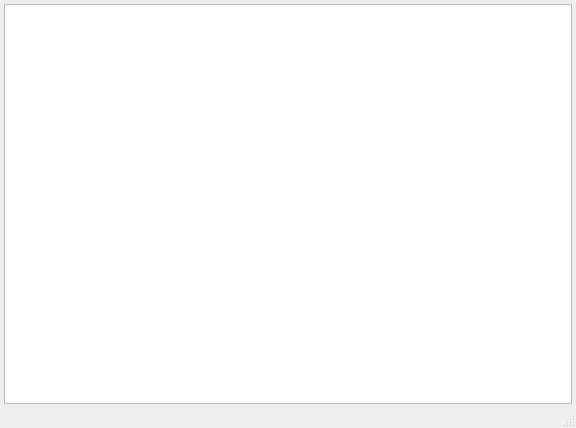
<?xml version="1.0" encoding="UTF-8"?>
<ui version="4.0">
 <class>MainWindow</class>
 <widget class="QMainWindow" name="MainWindow">
  <property name="geometry">
   <rect>
    <x>0</x>
    <y>0</y>
    <width>576</width>
    <height>428</height>
   </rect>
  </property>
  <property name="windowTitle">
   <string>MainWindow</string>
  </property>
  <widget class="QWidget" name="central_widget">
   <layout class="QVBoxLayout" name="verticalLayout">
    <property name="leftMargin">
     <number>4</number>
    </property>
    <property name="topMargin">
     <number>4</number>
    </property>
    <property name="rightMargin">
     <number>4</number>
    </property>
    <property name="bottomMargin">
     <number>2</number>
    </property>
    <item>
     <widget class="QGraphicsView" name="graphics_view"/>
    </item>
   </layout>
  </widget>
  <widget class="QMenuBar" name="menu_bar">
   <property name="geometry">
    <rect>
     <x>0</x>
     <y>0</y>
     <width>576</width>
     <height>22</height>
    </rect>
   </property>
  </widget>
  <widget class="QStatusBar" name="status_bar"/>
 </widget>
 <resources/>
 <connections/>
</ui>
